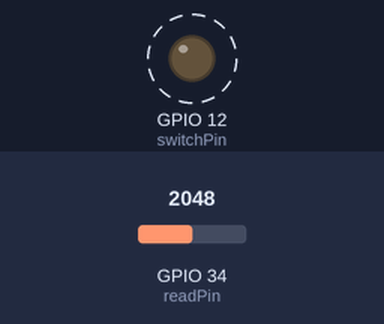
Recording of a sketch running on a simulated ESP32. Parts: output pins drawn as LEDs (lit = HIGH). Dashed ring = blinking. Inputs (shaded band) come from the test bench; at power-on: GPIO 34 (readPin) = 2048. What the sketch prints to the serial monitor is not drawn.

Above: at 2.1 s.
Timing chart, 0 to 6.1 s (numbered marks = the images above):
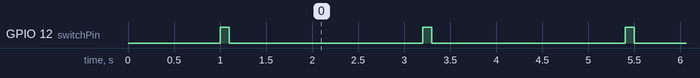

The sketch:

switchTest.ino
```cpp
#define readPin 34
#define switchPin 12

float value = 0;

void setup() {
  Serial.begin(115200);
  pinMode(switchPin, OUTPUT);
  delay(1000);
}

void loop() {
  digitalWrite(switchPin, HIGH);
  delay(100);
  value = analogRead(readPin);
  Serial.print("Switch on; ");Serial.println(value);
  digitalWrite(switchPin, LOW);
  delay(1000);
  digitalWrite(switchPin, LOW);
  delay(100);
  value = analogRead(readPin);
  Serial.print("Switch off; ");Serial.println(value);
  delay(1000);
}
```

Measured:
- by itself, GPIO 12 (switchPin): alternates HIGH for 0.10 s and LOW for 2.1 s
